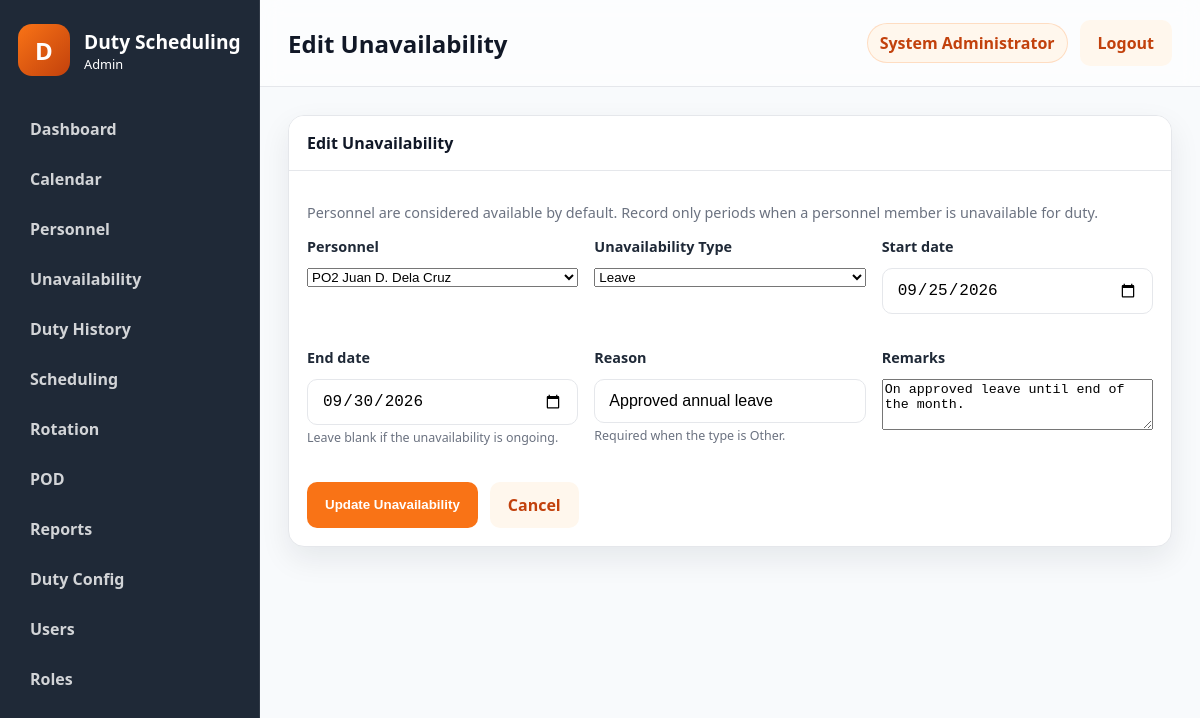
The page /public/?route=availability/edit&id=1 (signed in) on the database its author committed.
### tables this page shows
CREATE TABLE users (
    id INT NOT NULL AUTO_INCREMENT,
    username VARCHAR(50) NOT NULL,
    password_hash VARCHAR(255) NOT NULL,
    full_name VARCHAR(100) NOT NULL,
    email VARCHAR(100) NULL,
    role_id INT NOT NULL,
    status ENUM('active','inactive') NOT NULL DEFAULT 'active',
    failed_login_attempts INT NOT NULL DEFAULT 0,
    locked_until DATETIME NULL,
    last_login DATETIME NULL,
    created_at TIMESTAMP NOT NULL DEFAULT CURRENT_TIMESTAMP,
    updated_at TIMESTAMP NOT NULL DEFAULT CURRENT_TIMESTAMP ON UPDATE CURRENT_TIMESTAMP,
    PRIMARY KEY (id),
    UNIQUE KEY uk_users_username (username),
    KEY idx_users_role_id (role_id),
    CONSTRAINT fk_users_role_id FOREIGN KEY (role_id) REFERENCES roles (id)
        ON UPDATE CASCADE
        ON DELETE RESTRICT
);

CREATE TABLE personnel_availability (
    id INT NOT NULL AUTO_INCREMENT,
    personnel_id INT NOT NULL,
    status ENUM('Leave','Schooling','Sick','Official Assignment','Training','Temporarily Unavailable','Other') NOT NULL,
    start_date DATE NOT NULL,
    end_date DATE NULL,
    reason VARCHAR(255) NULL,
    remarks TEXT NULL,
    created_by INT NULL,
    created_at TIMESTAMP NOT NULL DEFAULT CURRENT_TIMESTAMP,
    PRIMARY KEY (id),
    UNIQUE KEY uk_personnel_availability (personnel_id, start_date, status),
    KEY idx_personnel_availability_personnel_id (personnel_id),
    KEY idx_personnel_availability_created_by (created_by),
    CONSTRAINT fk_personnel_availability_personnel_id FOREIGN KEY (personnel_id) REFERENCES personnel (id)
        ON UPDATE CASCADE
        ON DELETE RESTRICT,
    CONSTRAINT fk_personnel_availability_created_by FOREIGN KEY (created_by) REFERENCES users (id)
        ON UPDATE CASCADE
        ON DELETE RESTRICT
);

CREATE TABLE personnel (
    id INT NOT NULL AUTO_INCREMENT,
    service_number VARCHAR(20) NOT NULL,
    first_name VARCHAR(50) NOT NULL,
    middle_name VARCHAR(50) NULL,
    last_name VARCHAR(50) NOT NULL,
    suffix VARCHAR(20) NULL,
    designation VARCHAR(100) NULL,
    unit VARCHAR(100) NULL,
    contact_number VARCHAR(30) NULL,
    email VARCHAR(100) NULL,
    status ENUM('active','inactive') NOT NULL DEFAULT 'active',
    rank_id INT NOT NULL,
    created_at TIMESTAMP NOT NULL DEFAULT CURRENT_TIMESTAMP,
    updated_at TIMESTAMP NOT NULL DEFAULT CURRENT_TIMESTAMP ON UPDATE CURRENT_TIMESTAMP,
    PRIMARY KEY (id),
    UNIQUE KEY uk_personnel_service_number (service_number),
    KEY idx_personnel_rank_id (rank_id),
    KEY idx_personnel_status (status),
    CONSTRAINT fk_personnel_rank_id FOREIGN KEY (rank_id) REFERENCES ranks (id)
        ON UPDATE CASCADE
        ON DELETE RESTRICT
);

CREATE TABLE ranks (
    id INT NOT NULL AUTO_INCREMENT,
    rank_name VARCHAR(50) NOT NULL,
    rank_abbr VARCHAR(10) NOT NULL,
    rank_order INT NOT NULL,
    is_active TINYINT(1) NOT NULL DEFAULT 1,
    created_at TIMESTAMP NOT NULL DEFAULT CURRENT_TIMESTAMP,
    updated_at TIMESTAMP NOT NULL DEFAULT CURRENT_TIMESTAMP ON UPDATE CURRENT_TIMESTAMP,
    PRIMARY KEY (id),
    UNIQUE KEY uk_ranks_rank_abbr (rank_abbr),
    KEY idx_ranks_rank_order (rank_order)
);

### controllers/AvailabilityController.php (called while the page is built, shortened)
<?php
class AvailabilityController
{
    public function edit(): void
    {
        $id = (int) ($_GET['id'] ?? 0);
        $availability = Availability::findById($id);
        $pageTitle = 'Edit Unavailability';
        $personnel = self::activePersonnel();
        include APP_ROOT . '/views/layouts/layout.php';
    }
    private static function activePersonnel(): array
    {
        $personnel = array_filter(
            Personnel::all(),
            static fn (array $person): bool => ($person['status'] ?? 'inactive') === 'active'
        );
        return array_values($personnel);
    }
}

### core/functions.php (called while the page is built, shortened)
<?php
function normalize_permission(string $permission): string
{
    $normalized = trim(strtolower($permission));
    $normalized = str_replace(':', '.', $normalized);
    $normalized = str_replace('_', '.', $normalized);
    return $normalized;
}
function e(mixed $value): string
{
    return htmlspecialchars((string) $value, ENT_QUOTES, 'UTF-8');
}
function user_has_permission(string $permission): bool
{
    $user = current_user();
    $permissions = $user['permissions'] ?? [];
    return in_array(normalize_permission($permission), $permissions, true);
}
function dispatch_controller(string $controllerName, string $methodName): void
{
    $controller = new $controllerName();
    $controller->{$methodName}();
}

### public/index.php (called while the page is built, shortened)
<?php
$route = trim((string) ($_GET['route'] ?? ''), " /\t\n\r");
$routeResolver = resolve_route($route);
[$controllerName, $actionName] = $routeResolver;
if ($route !== 'auth/login' && $route !== 'auth/logout' && !is_logged_in()) {
    redirect(APP_PUBLIC_URL . '/?route=auth/login');
}
dispatch_controller($controllerName, $actionName);

### core/auth.php (called while the page is built, shortened)
<?php
function is_logged_in(): bool
{
    $user = current_user();
    return !empty($user);
}
function current_user(): ?array
{
    $sessionUser = $_SESSION['user'] ?? null;
    $userId = (int) ($_SESSION['user_id'] ?? 0);
    if (is_array($sessionUser) && !empty($sessionUser['id'])) {
        $user = User::findById($userId);
        $role = Role::findById((int) ($user['role_id'] ?? 0));
        $user['role_name'] = $role['role_name'] ?? ($sessionUser['role_name'] ?? '');
        $user['permissions'] = Role::getPermissionsForRoleId((int) ($user['role_id'] ?? 0));
        return $user;
    }
    $user = User::findById($userId);
    $role = Role::findById((int) ($user['role_id'] ?? 0));
    $user['role_name'] = $role['role_name'] ?? '';
    $user['permissions'] = Role::getPermissionsForRoleId((int) ($user['role_id'] ?? 0));
    return $user;
}

### models/User.php (called while the page is built, shortened)
<?php
class User
{
    public static function findById(int $id): ?array
    {
        $pdo = get_db();
        $statement = $pdo->prepare(
            'SELECT u.*, r.role_name, r.permissions AS role_permissions
             FROM users u
             LEFT JOIN roles r ON r.id = u.role_id
             WHERE u.id = :id
             LIMIT 1'
        );
        $statement->execute([':id' => $id]);
        $user = $statement->fetch();
        $user['permissions'] = Role::decodePermissions($user['role_permissions'] ?? '[]');
        return $user;
    }
}

### models/Role.php (called while the page is built, shortened)
<?php
class Role
{
    public static function findById(int $id): ?array
    {
        $pdo = get_db();
        $statement = $pdo->prepare('SELECT * FROM roles WHERE id = :id LIMIT 1');
        $statement->execute([':id' => $id]);
        $role = $statement->fetch();
        return $role ?: null;
    }
    public static function getPermissionsForRoleId(int $roleId): array
    {
        $role = self::findById($roleId);
        return self::decodePermissions($role['permissions'] ?? '[]');
    }
    public static function decodePermissions(mixed $permissions): array
    {
        $values = [];
        if (is_array($permissions)) {
            $values = array_values($permissions);
        } else {
            $decoded = json_decode((string) $permissions, true);
            if (is_array($decoded)) {
                $values = array_values($decoded);
            }
        }
        $normalized = [];
        foreach ($values as $value) {
            $normalized[] = normalize_permission((string) $value);
        }
        return array_values(array_unique($normalized));
    }
}

### models/Availability.php (called while the page is built, shortened)
<?php
class Availability
{
    public static function findById(int $id): ?array
    {
        $pdo = get_db();
        $statement = $pdo->prepare('SELECT * FROM personnel_availability WHERE id = :id LIMIT 1');
        $statement->execute([':id' => $id]);
        return $statement->fetch() ?: null;
    }
}

### models/Personnel.php (called while the page is built, shortened)
<?php
class Personnel
{
    public static function all(): array
    {
        $pdo = get_db();
        $statement = $pdo->query(
            'SELECT p.*, r.rank_abbr, r.rank_name
             FROM personnel p
             LEFT JOIN ranks r ON r.id = p.rank_id
             ORDER BY p.last_name ASC, p.first_name ASC'
        );
        return $statement->fetchAll() ?: [];
    }
    public static function displayName(array $person): string
    {
        $rankAbbr = $person['rank_abbr'] ?? '';
        $middleName = trim((string) ($person['middle_name'] ?? ''));
        $middleInitial = $middleName !== '' ? $middleName[0] . '.' : '';
        $suffix = trim((string) ($person['suffix'] ?? ''));
        $suffixText = $suffix !== '' ? ' ' . $suffix : '';
        return trim(sprintf('%s %s %s %s%s', $rankAbbr, $person['first_name'] ?? '', $middleInitial, $person['last_name'] ?? '', $suffixText));
    }
}

### views/availability/form.php (the view, shortened to what this page needs)
<?php
$availability = $availability ?? null;
$isEdit = $availability !== null;
$actionRoute = $isEdit ? 'availability/update' : 'availability/save';
$selectedPersonnelId = $isEdit ? (int) ($availability['personnel_id'] ?? 0) : (int) ($_POST['personnel_id'] ?? $_GET['personnel_id'] ?? 0);
$selectedStatus = $isEdit ? (string) ($availability['status'] ?? '') : (string) ($_POST['status'] ?? '');
$selectedStart = $isEdit ? (string) ($availability['start_date'] ?? '') : (string) ($_POST['start_date'] ?? '');
$selectedEnd = $isEdit ? (string) ($availability['end_date'] ?? '') : (string) ($_POST['end_date'] ?? '');
$selectedReason = $isEdit ? (string) ($availability['reason'] ?? '') : (string) ($_POST['reason'] ?? '');
$selectedRemarks = $isEdit ? (string) ($availability['remarks'] ?? '') : (string) ($_POST['remarks'] ?? '');
?>
<div class="panel">
    <div class="panel-header">
        <span><?= e($pageTitle); ?></span>
    </div>
    <div class="panel-body">
        <p class="muted">Personnel are considered available by default. Record only periods when a personnel member is unavailable for duty.</p>
        <form method="post" action="<?= e(APP_PUBLIC_URL . '/?route=' . $actionRoute); ?>" class="stack-form">
            <div class="form-grid">
                <div class="form-group">
                    <label>Personnel</label>
                    <select name="personnel_id" required>
                        <?php foreach ($personnel as $person): ?>
                            <option value="<?= e((string) $person['id']); ?>" <?= ((int) $person['id'] === $selectedPersonnelId) ? 'selected' : ''; ?>><?= e(Personnel::displayName($person)); ?></option>
                        <?php endforeach; ?>
                    </select>
                </div>
                <div class="form-group">
                    <label>Unavailability Type</label>
                    <select name="status" required>
                        <?php foreach (Availability::EXCEPTION_STATUSES as $option): ?>
                            <option value="<?= e($option); ?>" <?= ($selectedStatus === $option) ? 'selected' : ''; ?>><?= e($option); ?></option>
                        <?php endforeach; ?>
                    </select>
                </div>
                <div class="form-group">
                    <label>Start date</label>
                    <input type="date" name="start_date" value="<?= e($selectedStart); ?>" required>
                </div>
                <div class="form-group">
                    <label>End date</label>
                    <input type="date" name="end_date" value="<?= e($selectedEnd); ?>">
                    <span class="field-hint">Leave blank if the unavailability is ongoing.</span>
                </div>
                <div class="form-group">
                    <label>Reason</label>
                    <input type="text" name="reason" value="<?= e($selectedReason); ?>" data-required-when="Other">
                    <span class="field-hint">Required when the type is Other.</span>
                </div>
                <div class="form-group">
                    <label>Remarks</label>
                    <textarea name="remarks" rows="3"><?= e($selectedRemarks); ?></textarea>
                </div>
            </div>
            <div class="button-row">
                <button type="submit" class="btn btn-primary"><?= $isEdit ? 'Update Unavailability' : 'Record Unavailability'; ?></button>
                <a class="btn btn-secondary" href="<?= e(APP_PUBLIC_URL . '/?route=availability/index'); ?>">Cancel</a>
            </div>
        </form>
    </div>
</div>

### views/layouts/layout.php (shortened to what this page needs)
<?php
$user = $user ?? current_user();
$pageTitle = $pageTitle ?? 'Dashboard';
$viewFile = $viewFile ?? APP_ROOT . '/views/dashboard/index.php';
?>
<!doctype html>
<html lang="en">
<head>
    <link rel="stylesheet" href="<?= e(APP_PUBLIC_URL . '/assets/css/app.css'); ?>">
    <link rel="stylesheet" href="<?= e(APP_PUBLIC_URL . '/assets/css/print.css'); ?>">
</head>
<body class="app-body">
    <div class="app-shell">
        <?php include APP_ROOT . '/views/layouts/sidebar.php'; ?>
        <main class="main-panel">
            <header class="topbar no-print">
                <div>
                    <h1><?= e($pageTitle); ?></h1>
                </div>
                <div class="topbar-actions">
                    <span class="user-pill"><?= e($user['full_name'] ?? 'Administrator'); ?></span>
                    <a class="btn btn-secondary" href="<?= e(APP_PUBLIC_URL . '/?route=auth/logout'); ?>">Logout</a>
                </div>
            </header>
            <section class="content-area">
                <?php include $viewFile; ?>
            </section>
        </main>
    </div>
</body>
</html>

### public/assets/css/app.css (style rules this page uses)
:root { --primary: #F97316; --primary-dark: #C2410C; --primary-light: #FFF7ED; --dark: #1F2937; --bg: #F8FAFC; --border: #E5E7EB; --text: #111827; --muted: #6B7280; --shadow: 0 12px 30px rgba(15, 23, 42, 0.08); --radius: 16px; --card-bg: #FFFFFF; --danger: #DC2626; --success: #16A34A; --warning: #F59E0B; }
* { box-sizing: border-box; }
html, body { margin: 0; min-height: 100%; font-family: "Segoe UI", Tahoma, Geneva, Verdana, sans-serif; background: var(--bg); color: var(--text); }
body { min-height: 100vh; }
.login-form, .form-group { display: flex; flex-direction: column; gap: 12px; }
.form-group { margin-bottom: 18px; }
label { color: var(--dark); font-weight: 600; font-size: 0.9rem; }
input { width: 100%; padding: 12px 14px; border: 1px solid var(--border); border-radius: 10px; background: #fff; font-size: 1rem; }
.btn { display: inline-flex; align-items: center; justify-content: center; padding: 12px 18px; border: none; border-radius: 10px; text-decoration: none; cursor: pointer; font-weight: 600; transition: opacity 0.2s ease; }
.btn-primary { background: var(--primary); color: #fff; }
.btn-secondary { background: var(--primary-light); color: var(--primary-dark); }
.app-body { background: var(--bg); }
.app-shell { display: flex; min-height: 100vh; }
.main-panel { flex: 1; display: flex; flex-direction: column; }
.topbar { display: flex; align-items: center; justify-content: space-between; padding: 20px 28px; background: rgba(255, 255, 255, 0.6); border-bottom: 1px solid var(--border); backdrop-filter: blur(10px); }
.topbar h1 { margin: 0; font-size: 1.5rem; }
.topbar-actions { display: flex; align-items: center; gap: 12px; }
.user-pill { background: var(--primary-light); color: var(--primary-dark); border: 1px solid rgba(249, 115, 22, 0.2); border-radius: 999px; padding: 8px 12px; font-weight: 600; }
.content-area { padding: 28px; }
.form-grid { display: grid; grid-template-columns: repeat(auto-fit, minmax(220px, 1fr)); gap: 16px; }
.stack-form { display: flex; flex-direction: column; gap: 18px; }
.button-row { display: flex; gap: 12px; flex-wrap: wrap; }
.panel { background: var(--card-bg); border: 1px solid var(--border); border-radius: var(--radius); overflow: hidden; box-shadow: var(--shadow); }
.panel-header { display: flex; align-items: center; justify-content: space-between; padding: 16px 18px; border-bottom: 1px solid var(--border); background: #fff; font-weight: 700; }
.muted { color: var(--muted); font-size: 0.9rem; }
.field-hint { display: block; color: var(--muted); font-size: 0.78rem; margin-top: -8px; }
.panel-body { padding: 18px; }
.no-print { print-color-adjust: exact; }

### public/assets/css/print.css (style rules this page uses)
body { background: #fff; }

### rows shown on the page
users: full_name "System Administrator"
personnel_availability: personnel_id "PO2 Juan D. Dela Cruz", start_date "09/25/2026", end_date "09/30/2026", reason "Approved annual leave", remarks "On approved leave until end of the month."

### other values the page prints
$item['label'] "Dashboard"
$item['label'] "Calendar"
$item['label'] "Personnel"
$item['label'] "Unavailability"
$item['label'] "Duty History"
$item['label'] "Scheduling"
$item['label'] "Rotation"
$item['label'] "POD"
$item['label'] "Reports"
$item['label'] "Duty Config"
$item['label'] "Users"
$item['label'] "Roles"
$pageTitle "Edit Unavailability"
form field status "Leave"
